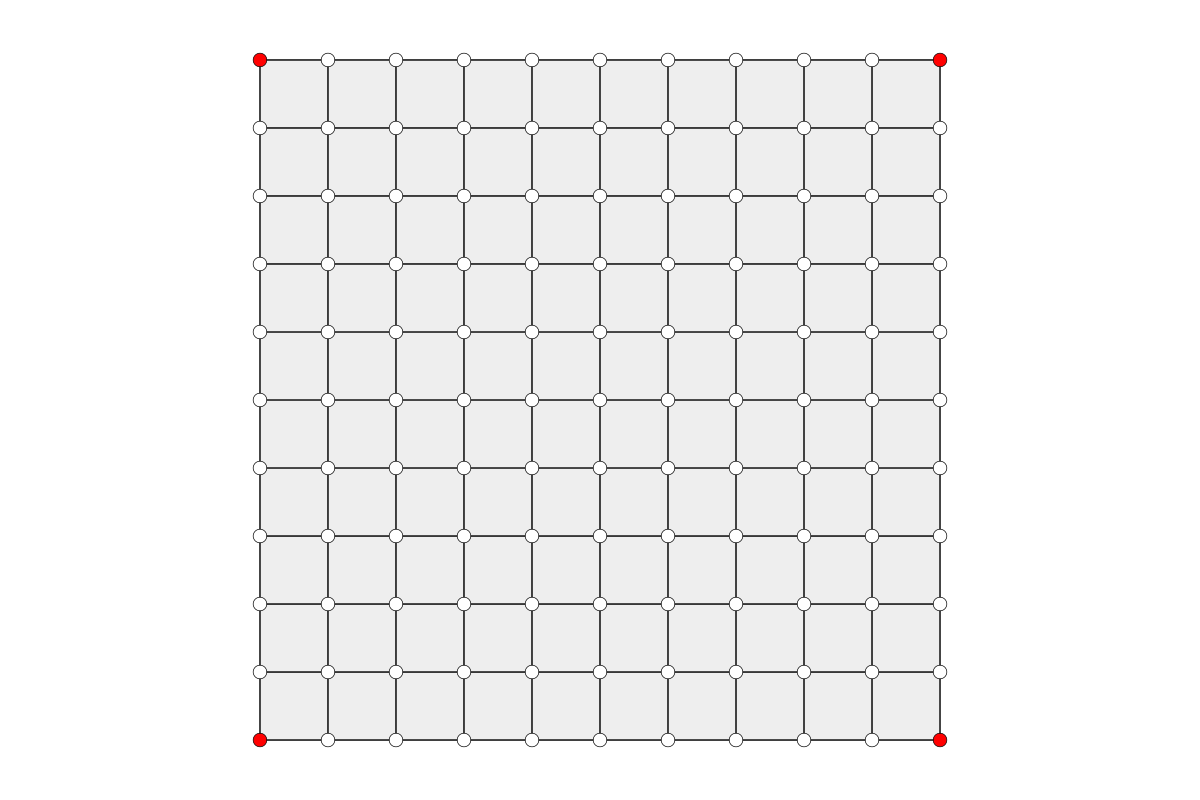

The Python source for this figure:
""""""
from __future__ import absolute_import
from __future__ import division
from __future__ import print_function

import os
import compas_tna

from compas_tna.diagrams import FormDiagram


form = FormDiagram.from_json(compas_tna.get('form_from_obj.json'))

form.plot()
